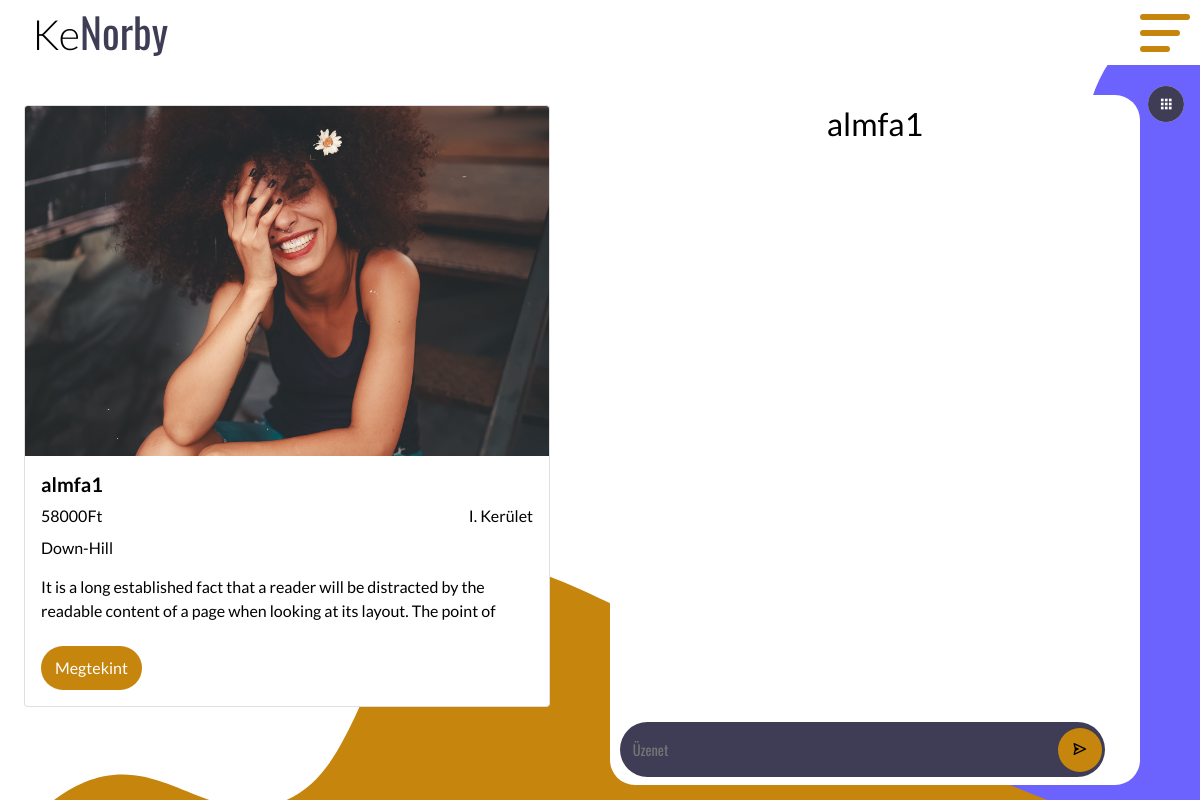
Screenshot of /web/Kenorby/src/message.php (signed in) with the database file from the repository.
### tables this page shows
CREATE TABLE `items` (
  `Id` int(11) NOT NULL,
  `Title` varchar(255) NOT NULL,
  `CreateDate` datetime(6) NOT NULL,
  `Img` varchar(255) NOT NULL,
  `Price` int(11) NOT NULL,
  `Description` text NOT NULL,
  `TypeId` int(11) NOT NULL,
  `SizeId` int(11) NOT NULL,
  `FolderName` varchar(255) NOT NULL,
  `SellerId` int(11) NOT NULL,
  `DistrictId` int(11) NOT NULL,
  `ConId` int(11) NOT NULL,
  `Brand` varchar(255) NOT NULL
);

CREATE TABLE `districts` (
  `Id` int(11) NOT NULL,
  `District` varchar(25) NOT NULL,
  `Map` text NOT NULL
);

CREATE TABLE `types` (
  `Id` int(11) NOT NULL,
  `Type` varchar(255) NOT NULL
);

### web/Kenorby/src/includes/function.php (called while the page is built, shortened)
<?php
function SelectItemsMes($pdo,$var) {
    $statement = $pdo->prepare("SELECT Title,Price,District,Type,Description,items.Id,Img,SellerId,Incoming,Outgoing,inc FROM `items` INNER JOIN districts\n"
    . "ON items.DistrictId = districts.Id INNER JOIN types\n"
    . "ON items.TypeId = types.Id  INNER JOIN messages\n"
    . "ON items.Id = messages.ItemId WHERE Outgoing = :id or Incoming = :id GROUP BY inc ORDER BY CreateDate");
    $statement->bindValue(':id',$var);
    $statement->execute();
    return $items = $statement->fetchAll(PDO::FETCH_ASSOC);
}

### web/Kenorby/src/includes/message.php (called while the page is built, shortened)
<?php
$pdo = require_once "db_connect_PDO.php";
require_once "function.php";
$items = SelectItemsMes($pdo,$_SESSION["UserId"]);

### web/Kenorby/src/message.php (the view, shortened to what this page needs)
<?php
    require_once "includes/message.php";
?>
<!DOCTYPE html>
<html lang="en">
    <head>
        <link href='https://unpkg.com/boxicons@2.0.9/css/boxicons.min.css' rel='stylesheet'>
        <link href="https://cdn.jsdelivr.net/npm/bootstrap@5.0.2/dist/css/bootstrap.min.css" rel="stylesheet">
        <link rel="stylesheet" href="css/nav.css">
        <link rel="stylesheet" href="css/message.css">
    </head>
<body>
        <header>
            <div class="logo">
                <div class="logo-container"><span class="lo">Ke</span><span class="go">Norby</span></div>
            </div>
            <div class="menu-btn">
                <div class="menu-btn__burger"></div>
            </div>
        </header>
        <main>
            <div class="container">
                    <div class="items-container">
                        <div class="sorted">
                            <button type="submit" class="view"><i class='bx bxs-grid' ></i></button>
                        </div>
                        <div class="main-section">
                            <div class="items">
                                <div class="container">
                                    <div class="row">
                                    <?php foreach ($items as $value) {?>
                                        <form action="" method= "Get" >
                                        <div class="col-12">
                                            <div class="card">
                                                <img src="<?php echo $value['Img'] ?>" class="card-img-top" alt="<?php echo $value['Img'] ?>">
                                                    <div class="card-body">
                                                    <h5 class="card-title"><?php echo $value['Title'] ?></h5>
                                                    <div class="card-text">
                                                        <div class="card-text-main">
                                                            <p><?php echo $value['Price'] ?>Ft</p>
                                                            <p><?php echo $value['District'] ?></p>
                                                        </div>
                                                        <?php echo $value['Type'] ?>
                                                        <div class="text"><?php echo $value['Description'] ?></div>
                                                        <button class="card-btn" name="show">Megtekint</button>
                                                    </div>
                                                </div>
                                            </div>
                                        </div>
                                        </form>
                                    <?php }?>
                                    </div>
                                </div>
                            </div>
                            <div class="message-container">
                            <form action="" method="post" class="form" autocomplete="off" onsubmit="return false;">
                                <div class="title">
                                    <h2><?php if(isset($items[0]["Title"])!=null){echo $items[0]["Title"];}else{echo "Chat";}?></h2>
                                </div>
                                    <div id="textarea">
                                    </div>
                                <div class="send-message">
                                    <div class="input-field">
                                        <input type="text" class="sendMessageInput" name="description" placeholder="Üzenet" >
                                    </div>
                                    <button type="submit" name="sendmessage" class="btn-login card-btn"><i class='bx bx-send' ></i></button>
                                </div>
                            </form>
                            </div>
                        </div>
                    </div>
            </div>
        </main>
</body>
</html>

### web/Kenorby/src/css/nav.css (style rules this page uses)
:root { --darkblue:#3f3d56; --blue:#6c63ff; --white: #ffffff; --body:#f2f2f2; --orange:#c6850d; }
* { padding: 0; margin: 0; box-sizing: border-box; font-family: 'Lato', sans-serif; color: #000000; }
body { overflow-x:hidden; }
header { width:100%; background:var(--white); }
.logo { font-size: 2.6rem; background-color: var(--white); width: 100%; max-width: 200px; overflow: hidden; }
.logo-container { margin: auto; width: fit-content; }
.lo { font-weight: 300; }
.go { font-family: 'Oswald', sans-serif; color:var(--darkblue); }
.menu-btn { position: absolute; top:0; right: 0; justify-content: center; align-items: center; width: 60px; height: 60px; cursor: pointer; transition: all .5s ease-in-out; }
.menu-btn__burger { width: 40px; height: 6px; position: absolute; top:30px; background:var(--orange); border-radius: 5px; transition: all .5s ease-in-out; }
.menu-btn__burger::before, .menu-btn__burger::after { content: ''; position: absolute; height: 6px; background: var(--orange); border-radius: 5px; transition: all .5s ease-in-out; }
.menu-btn__burger::before { width: 50px; }
.menu-btn__burger::after { width: 30px; }
.menu-btn__burger::before { transform: translateY(-16px); }
.menu-btn__burger::after { transform: translateY(16px); }
main { display: flex; overflow: hidden; width: 100vw; }
main >.container { min-width: 100vw; transform: translateX(0); transition: 2s; min-height: 100vh; display: flex; }

### web/Kenorby/src/css/message.css (style rules this page uses)
main >.container { min-height: unset; }
body { overflow-x:hidden; height: 100vh; background-image: url(../img/bg1.svg); background-repeat: no-repeat; background-size: cover; }
header { width:100%; background-color: var(--white); }
.items-container { width: 100%; position: relative; padding-top:20px ; }
.sorted .bx { color: var(--darkblue); padding: 10px; border-radius: 50%; font-size: 1rem; background-color:var(--white); }
.sorted { padding: 0.05rem; position: absolute; right: 0; }
.sorted button { border: none; border-radius: 50%; text-align: right; margin: 0 3px; }
.sorted button .bx { background-color: var(--darkblue); color: var(--white); }
.items { margin: 10px 0; }
.col-12 { margin: 10px 0; }
.card-title { font-weight: 700; }
.card-btn { background-color: var(--orange); color: var(--white); text-decoration: none; padding: 10px 14px ; border-radius: 55px; }
.main-section { display: flex; }
.row { overflow-y: hidden; overflow-x: hidden; width: 550px; height: calc(100vh - 110px); flex-direction: column; flex-wrap: nowrap; }
.message-container { width: calc(90vw - 550px); margin: 10px auto; background-color: var(--white); height: calc(100vh - 110px); border-radius: 25px; display: flex; flex-direction: column; align-items: center; }
.title { text-align: center; }
#textarea { height: 100%; width: 100%; overflow-y: scroll; }
.send-message { width: 95%; height: 55px; background: var(--darkblue); margin: 10px 0; border-radius: 55px; display: flex; position: relative; padding: 0.8rem; }
.input-field { width: calc(100% - 70px); }
.input-field input { height: 100%; width: 100%; margin: auto; background: none; outline: none; border: none; line-height: 1; font-family: 'Oswald', sans-serif; color: var(--white); font-size: .9rem; text-overflow: ellipsis; overflow: hidden; }
.btn-login { position: absolute; right: 3px; top: 6px; border: unset; }
.bx-send { border-radius: 50%; }
.card-text .card-text-main { display: flex; justify-content: space-between; }
.card-text .card-text-main p { margin-bottom: 0.5rem; overflow: hidden; text-overflow: ellipsis; white-space: nowrap; }
.card-text .text { height: 51px; overflow: hidden; text-overflow: ellipsis; margin-bottom: 20px; margin-top: 15px; }
button { border:unset; }
.message-container form { width: calc(100% - 20px); margin: 10px auto; height: calc(100% - 130px); }
img.card-img-top { height: 350px; object-fit: cover; }

### rows the page displays
items: Img (picture), Title "almfa1", Price "58000", DistrictId.District "I. Kerület", TypeId.Type "Down-Hill", Description "It is a long established fact that a reader will be distracted by the readable content of a page when looking at its layout. The point of…"
